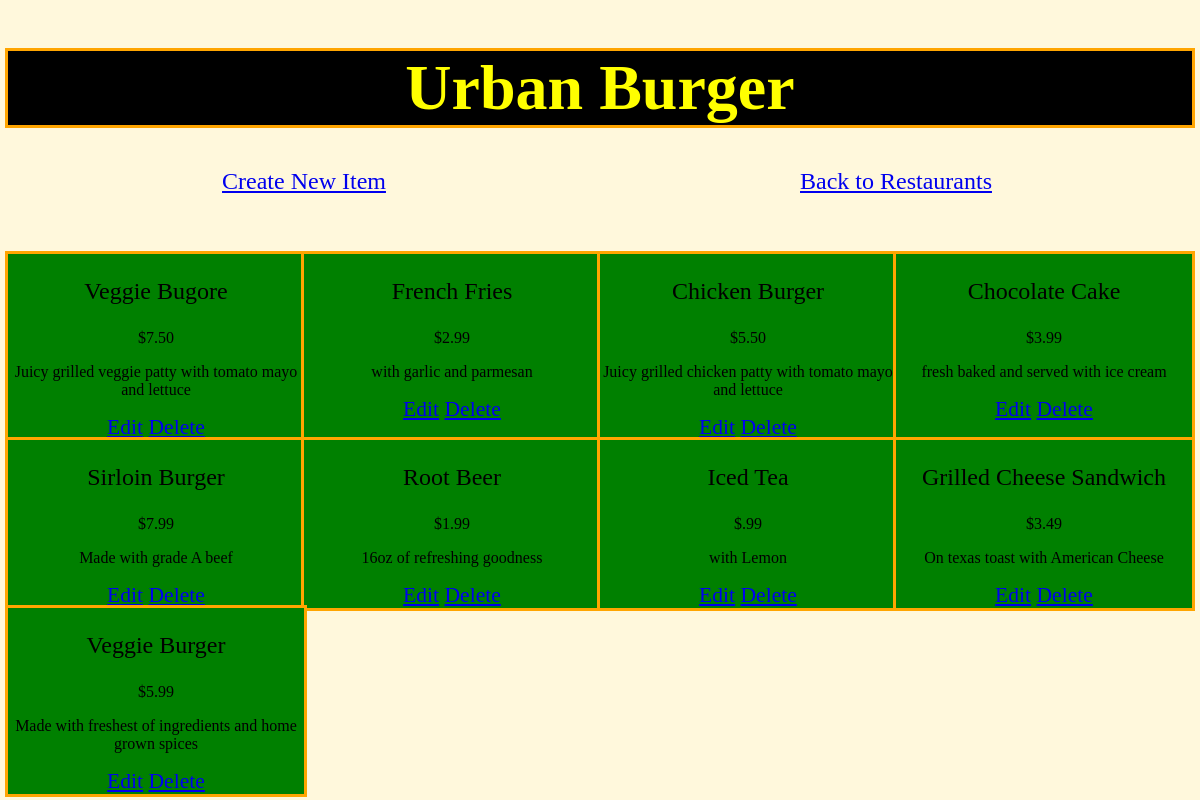
Page /restaurant/2/menu on the committed database.
### database_setup.py (models this page shows, shortened)
class Restaurant(Base):
	__tablename__ = 'restaurant'
	name = Column(String(80), nullable = False)
	id = Column(Integer, primary_key = True)

class MenuItem(Base):
	__tablename__ = 'menu_item'
	name = Column(String(80), nullable = False)
	id = Column(Integer, primary_key = True)
	course = Column(String(250))
	description = Column(String(250))
	price = Column(String(8))
	restaurant_id = Column(Integer, ForeignKey('restaurant.id'))
	restaurant = relationship(Restaurant)

### finalProject.py (the view)
@app.route('/restaurant/<int:restaurant_id>')
@app.route('/restaurant/<int:restaurant_id>/menu')
def showMenu(restaurant_id):
	restaurant = session.query(Restaurant).filter_by(id = restaurant_id).one()
	items = session.query(MenuItem).filter_by(restaurant_id=restaurant.id)
	return render_template('menu.html', restaurant = restaurant, items=items)

### templates/menu.html (shortened to what this page needs)
<!DOCTYPE html>
<html>
<head>
	<link rel="stylesheet" href="/static/styles.css">
</head>
<body>
	<h1>{{restaurant.name}}</h1>
	<a class="createAndBack" href = "{{url_for('newMenuItem', restaurant_id = restaurant.id)}}">Create New Item</a>
	<a class="createAndBack" href="{{url_for('showRestaurant')}}">Back to Restaurants</a>
	{% for i in items %}
	<div class="menuitems">
	    <div class = 'nameAndPrice'>
			<span class = 'name'>
				<p>{{i.name}}</p>
			</span>
			<span class = 'price'>
				<p>{{i.price}} </p>
			</span>
		</div>
		<div class = 'description'>
			<p>{{i.description}}</p>
		</div>
		<div class = "editdeletepane">
			<a href="{{url_for('editMenuItem',restaurant_id = restaurant.id, menu_id=i.id, i=item)}}">Edit</a>
			<a href="{{url_for('deleteMenuItem', restaurant_id = restaurant.id, menu_id=i.id, i=item)}}">Delete</a>
		</div>
	</div>
	{% endfor %}
</body>
</html>

### static/styles.css (style rules this page uses)
body, html { background-color: #FFF8DC; border-box: box-sizing; display: flex; flex-wrap: wrap; }
h1 { width: 100%; font-size: 400%; text-align: center; color:yellow; outline: solid orange; background-color: black; }
.menuitems { width: 25%; outline: solid orange; text-align: center; background-color: green; }
.createAndBack { width: 50%; text-align: center; font-size: 150%; margin-bottom: 5%; }
.editdeletepane { font-size: 135%; color: violet; }
.name { font-size: 150%; }

### rows in the picture
Restaurant: name "Urban Burger"
MenuItem: name "Veggie Bugore", price "$7.50", description "Juicy grilled veggie patty with tomato mayo and lettuce"
MenuItem: name "French Fries", price "$2.99", description "with garlic and parmesan"
MenuItem: name "Chicken Burger", price "$5.50", description "Juicy grilled chicken patty with tomato mayo and lettuce"
MenuItem: name "Chocolate Cake", price "$3.99", description "fresh baked and served with ice cream"
MenuItem: name "Sirloin Burger", price "$7.99", description "Made with grade A beef"
MenuItem: name "Root Beer", price "$1.99", description "16oz of refreshing goodness"
MenuItem: name "Iced Tea", price "$.99", description "with Lemon"
MenuItem: name "Grilled Cheese Sandwich", price "$3.49", description "On texas toast with American Cheese"
MenuItem: name "Veggie Burger", price "$5.99", description "Made with freshest of ingredients and home grown spices"
